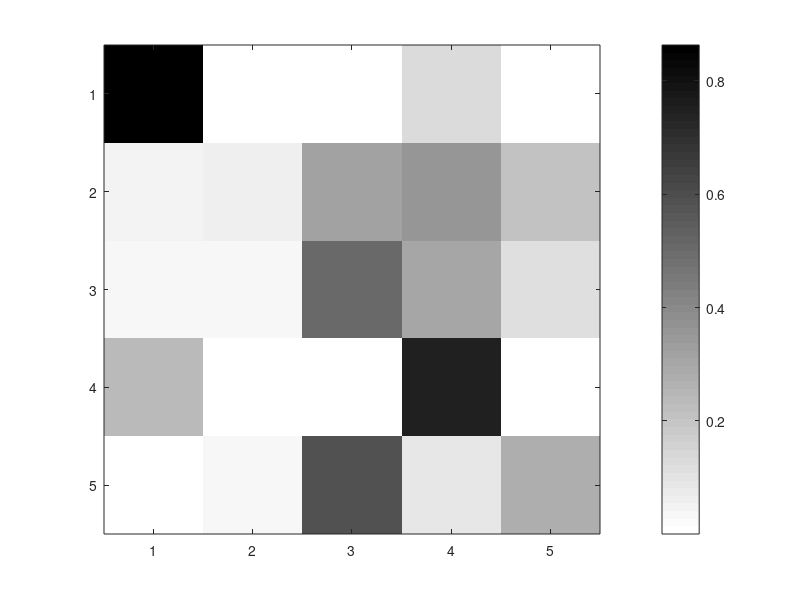

Write MATLAB code to recreate this figure. (Note: this script raises an error after producing the figure.)
% plot confusion matrices from python code 
activities = {'Sit','Stairs Dw','Stairs Up','Stand','Walk'};
thres = 0.6; %for text color
%% Healthy 
%load cmats for 
load ./PyCode/cmatHealthy.mat

S1 = double(S1);
S2 = double(S2);
S5 = double(S5);
S6 = double(S6);
S8 = double(S8);
S11 = double(S11);
S14 = double(S14);
S15 = double(S15);
S16 = double(S16);
S19 = double(S19);

results = [];
results(1).cmat = S1;     
results(2).cmat = S2;
results(3).cmat = S5;     
results(4).cmat = S6;
results(5).cmat = S8;     
results(6).cmat = S11;
results(7).cmat = S14;     
results(8).cmat = S15;
results(9).cmat = S16;     
results(10).cmat = S19;


%plot confusion matrix (sum across all subjects)
cmat_all = zeros(5,5);
for s = 1:length(results)
    cmat_all = results(s).cmat + cmat_all;
end
correctones = sum(cmat_all,2);
correctones = repmat(correctones,[1 length(activities)]);
cmat_all = cmat_all./correctones

figure, 
imagesc(cmat_all); 
colorbar
colormap(gray)
colormap(flipud(colormap))
[cmin,cmax] = caxis;
caxis([0,1]) %set colormap to 0 1
ax = gca;
ax.XTick = 1:size(activities,2);
ax.YTick = 1:size(activities,2);
set(gca,'XTickLabel',activities)%'FontSize',14)
set(gca,'YTickLabel',activities)%'FontSize',14)
ax.XTickLabelRotation = 45;
axis square
title('Healthy model','FontSize',14), hold on
%add text
for i = 1:length(activities)
    for j = 1:length(activities)
        if cmat_all(i,j) > thres
            col = [1 1 1];
        else
            col = [0 0 0];
        end
        text(i-0.2,j,sprintf('%.3f',cmat_all(j,i)),'FontSize',14,'FontWeight','bold','Color',col);
    end
end
saveas(gcf,'cmatHealthy.jpg')


%% Global Patients 
clear results
%load cmats
load ./PyCode/cmatISpec.mat

S1 = double(S1);
S2 = double(S2);
S5 = double(S5);
S6 = double(S6);
S8 = double(S8);
S11 = double(S11);
S14 = double(S14);
S15 = double(S15);
S16 = double(S16);
S19 = double(S19);

results = [];
results(1).cmat = S1;     
results(2).cmat = S2;
results(3).cmat = S5;     
results(4).cmat = S6;
results(5).cmat = S8;     
results(6).cmat = S11;
results(7).cmat = S14;     
results(8).cmat = S15;
results(9).cmat = S16;     
results(10).cmat = S19;


%plot confusion matrix (sum across all subjects)
cmat_all = zeros(5,5);
for s = 1:length(results)
    cmat_all = results(s).cmat + cmat_all;
end
correctones = sum(cmat_all,2);
correctones = repmat(correctones,[1 length(activities)]);
cmat_all = cmat_all./correctones

figure, 
imagesc(cmat_all); 
colorbar
colormap(gray)
colormap(flipud(colormap))
[cmin,cmax] = caxis;
caxis([0,1]) %set colormap to 0 1
ax = gca;
ax.XTick = 1:size(activities,2);
ax.YTick = 1:size(activities,2);
set(gca,'XTickLabel',activities)%'FontSize',14)
set(gca,'YTickLabel',activities)%'FontSize',14)
ax.XTickLabelRotation = 45;
axis square
title('Impairment Specific model','FontSize',14), hold on
%add text
for i = 1:length(activities)
    for j = 1:length(activities)
        if cmat_all(i,j) > thres
            col = [1 1 1];
        else
            col = [0 0 0];
        end
        text(i-0.2,j,sprintf('%.3f',cmat_all(j,i)),'FontSize',14,'FontWeight','bold','Color',col);
    end
end
saveas(gcf,'cmatISpec.jpg')

%% Patient specific
clear results
%load cmats
load ./PyCode/cmatPSpec.mat

S1 = double(S1);
S2 = double(S2);
S5 = double(S5);
S6 = double(S6);
S8 = double(S8);
S11 = double(S11);
S14 = double(S14);
S15 = double(S15);
S16 = double(S16);
S19 = double(S19);

results = [];
results(1).cmat = S1;     
results(2).cmat = S2;
results(3).cmat = S5;     
results(4).cmat = S6;
results(5).cmat = S8;     
results(6).cmat = S11;
results(7).cmat = S14;     
results(8).cmat = S15;
results(9).cmat = S16;     
results(10).cmat = S19;


%plot confusion matrix (sum across all subjects)
cmat_all = zeros(5,5);
for s = 1:length(results)
    cmat_all = results(s).cmat + cmat_all;
end
correctones = sum(cmat_all,2);
correctones = repmat(correctones,[1 length(activities)]);
cmat_all = cmat_all./correctones

figure, 
imagesc(cmat_all); 
colorbar
colormap(gray)
colormap(flipud(colormap))
[cmin,cmax] = caxis;
caxis([0,1]) %set colormap to 0 1
ax = gca;
ax.XTick = 1:size(activities,2);
ax.YTick = 1:size(activities,2);
set(gca,'XTickLabel',activities)%'FontSize',14)
set(gca,'YTickLabel',activities)%'FontSize',14)
ax.XTickLabelRotation = 45;
axis square
title('Patient Specific model','FontSize',14), hold on
%add text
for i = 1:length(activities)
    for j = 1:length(activities)
        if cmat_all(i,j) > thres
            col = [1 1 1];
        else
            col = [0 0 0];
        end
        text(i-0.2,j,sprintf('%.3f',cmat_all(j,i)),'FontSize',14,'FontWeight','bold','Color',col);
    end
end
saveas(gcf,'cmatPSpec.jpg')

%% Device Specific 
clear results
%load cmats
load ./PyCode/cmatDSpec.mat

S1 = double(S1);
S2 = double(S2);
S5 = double(S5);
S6 = double(S6);
S8 = double(S8);
S11 = double(S11);
S14 = double(S14);
S15 = double(S15);
S16 = double(S16);
S19 = double(S19);

results = [];
results(1).cmat = S1;     
results(2).cmat = S2;
results(3).cmat = S5;     
results(4).cmat = S6;
results(5).cmat = S8;     
results(6).cmat = S11;
results(7).cmat = S14;     
results(8).cmat = S15;
results(9).cmat = S16;     
results(10).cmat = S19;


%plot confusion matrix (sum across all subjects)
cmat_all = zeros(5,5);
for s = 1:length(results)
    cmat_all = results(s).cmat + cmat_all;
end
correctones = sum(cmat_all,2);
correctones = repmat(correctones,[1 length(activities)]);
cmat_all = cmat_all./correctones

figure, 
imagesc(cmat_all); 
colorbar
colormap(gray)
colormap(flipud(colormap))
[cmin,cmax] = caxis;
caxis([0,1]) %set colormap to 0 1
ax = gca;
ax.XTick = 1:size(activities,2);
ax.YTick = 1:size(activities,2);
set(gca,'XTickLabel',activities)%'FontSize',14)
set(gca,'YTickLabel',activities)%'FontSize',14)
ax.XTickLabelRotation = 45;
axis square
title('Device Specific model','FontSize',14), hold on
%add text
for i = 1:length(activities)
    for j = 1:length(activities)
        if cmat_all(i,j) > thres
            col = [1 1 1];
        else
            col = [0 0 0];
        end
        text(i-0.2,j,sprintf('%.3f',cmat_all(j,i)),'FontSize',14,'FontWeight','bold','Color',col);
    end
end
saveas(gcf,'cmatDSpec.jpg')

%% Plot Global models simulations
figure
%Healthy
mat_BACC = csvread('./PyCode/results_GlobalH.csv');
%Plot results
hold on
N = size(mat_BACC,2); %number of patients
x = 1:N;
avg = mean(mat_BACC,1); %average
%sem = std(mat_BACC,[],1)./sqrt(size(mat_BACC,1)); %standard error of the mean
%stddev = std(mat_BACC,[],1); %standard error of the mean
%errorbar(1:N,avg,sem,'ko-','LineWidth',2,'markerfacecolor','k');
mu = zeros(1,size(mat_BACC,2)); %stores bootsrapped mean
CI_boot = zeros(2,size(mat_BACC,2)); %stores upper and lower CI bounds
CI_bars = zeros(2,size(mat_BACC,2)); %CI relative to the mean)
Nboot = 1000;
for b = 1:size(mat_BACC,2)
    bootstat1 = bootstrp(Nboot,@mean,mat_BACC(:,b));
    mu(b) = mean(bootstat1);
    CI_boot(:,b) = bootci(Nboot,{@mean,mat_BACC(:,b)},'alpha',0.05);
    CI_bars(:,b) = abs(CI_boot(:,b) - mu(b));
end
h1 = shadedErrorBar(1:N,mu,flipud(CI_bars),{'b-o','markerfacecolor','b'},1);

%Patients
mat_BACC = csvread('./PyCode/results_GlobalP.csv');
hold on
N = size(mat_BACC,2); %number of patients
x = 1:N;
avg = mean(mat_BACC,1); %average
%sem = std(mat_BACC,[],1)./sqrt(size(mat_BACC,1)); %standard error of the mean
%stddev = std(mat_BACC,[],1); %standard error of the mean
%errorbar(1:N,avg,sem,'ko-','LineWidth',2,'markerfacecolor','k');
mu = zeros(1,size(mat_BACC,2)); %stores bootsrapped mean
CI_boot = zeros(2,size(mat_BACC,2)); %stores upper and lower CI bounds
CI_bars = zeros(2,size(mat_BACC,2)); %CI relative to the mean)
Nboot = 1000;
for b = 1:size(mat_BACC,2)
    bootstat1 = bootstrp(Nboot,@mean,mat_BACC(:,b));
    mu(b) = mean(bootstat1);
    CI_boot(:,b) = bootci(Nboot,{@mean,mat_BACC(:,b)},'alpha',0.05);
    CI_bars(:,b) = abs(CI_boot(:,b) - mu(b));
end
h4 = shadedErrorBar(1:N,mu,flipud(CI_bars),{'-o','Color',[0 0.5 0],'MarkerFaceColor',[0 0.5 0]},1);
saveas(gcf,'globalmodelsims.jpg')
